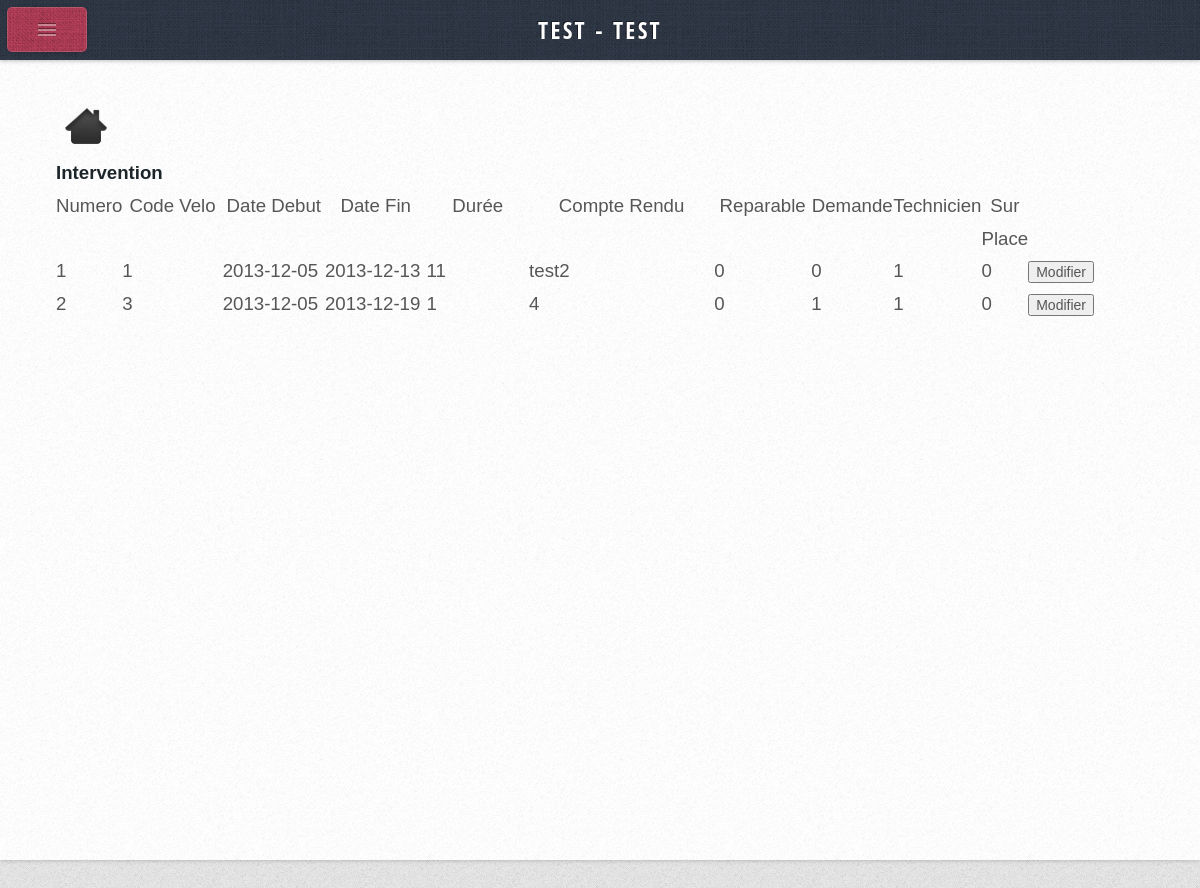
Page /index.php?page=listeIntervention (signed in) on the committed database.
### tables this page shows
CREATE TABLE IF NOT EXISTS `BONINTERV` (
  `BI_NUM` int(10) NOT NULL,
  `BI_VELO` char(5) NOT NULL,
  `BI_DATDEBUT` date DEFAULT NULL,
  `BI_DATFIN` date DEFAULT NULL,
  `BI_CPTERENDU` varchar(100) DEFAULT NULL,
  `BI_REPARABLE` char(1) DEFAULT NULL,
  `BI_DEMANDE` char(5) DEFAULT NULL,
  `BI_TECHNICIEN` char(5) NOT NULL,
  `BI_SURPLACE` char(1) DEFAULT NULL,
  `BI_DUREE` int(5) DEFAULT NULL,
  PRIMARY KEY (`BI_NUM`),
  KEY `CONCERNER_FK` (`BI_VELO`),
  KEY `EXECUTER_FK2` (`BI_DEMANDE`),
  KEY `REALISER_FK` (`BI_TECHNICIEN`)
);

CREATE TABLE IF NOT EXISTS `TECHNICIEN` (
  `TEC_MATRICULE` char(5) NOT NULL,
  `TEC_NOM` varchar(35) DEFAULT NULL,
  `TEC_PRENOM` varchar(35) DEFAULT NULL,
  `TEC_PWD` varchar(40) NOT NULL,
  `TEC_RESPONSABLE` tinyint(1) NOT NULL,
  PRIMARY KEY (`TEC_MATRICULE`)
);

### include/functions.inc.php (called while the page is built, shortened)
<?php
function utilisateur()
{
    $id = $_SESSION['id'];
    $sReq = " SELECT TEC_NOM, TEC_PRENOM, TEC_RESPONSABLE
                FROM TECHNICIEN
                WHERE TEC_MATRICULE='".$id."'";
    $rstPdt = mysql_query($sReq) ;
    $oUtilisateur = array() ;
    $Utilisateur = mysql_fetch_assoc($rstPdt);
    $oUtilisateur[1] =  $Utilisateur ;
    return ($oUtilisateur) ;
}
function listeint()
{
    $sReq = "SELECT BI_NUM, BI_VELO, BI_DATDEBUT, BI_DATFIN, BI_REPARABLE, BI_DEMANDE, BI_SURPLACE, BI_DUREE, BI_CPTERENDU, BI_TECHNICIEN
                FROM BONINTERV";
    $rstPdt = mysql_query($sReq) ;
    $iNb = 0 ;
    $intevention = array() ;
    while ($intevention2 = mysql_fetch_assoc($rstPdt) ){
        $iNb = $iNb + 1 ;
        $intevention[$iNb] =  $intevention2 ;
    }
    return ($intevention) ;
}
         ?>

### Pages/Intervention/ListeIntervention.php (the view)
<?php
if(isset($_SESSION['id'])) {
?>
<html>
	<head>
	</head>
	<body>
		<a href="index.php"><img src="css/Home.png" border="0" align="center" width=60 height=60></img></a></br>
		<b>Intervention </b>
			<table border = 1 width="100%" >
				<tr>
					<th width="5%" >Numero</th>
					<th width="13%">Code Velo</th>
					<th width="13%">Date Debut</th>
					<th width="13%">Date Fin</th>
					<th width="13%">Durée</th>
					<th width="25%">Compte Rendu</th>
					<th width="10%">Reparable</th>
					<th width="10%">Demande</th>
					<th width="10%">Technicien</th>
					<th width="10%">Sur Place</th>
				</tr>
					<form  action="<?php $_SERVER['PHP_SELF']; ?>" name="ListeInt" method="POST">
		<?php
			$liste = listeint();
			foreach ($liste as $listes)
				{
		?>
				<tr>
					<td><?php echo $listes["BI_NUM"]; ?></td>
					<td><?php echo $listes["BI_VELO"]; ?></td>
					<td><?php echo $listes["BI_DATDEBUT"]; ?></td>
					<td><?php echo $listes["BI_DATFIN"] ; ?></td>
					<td><?php echo $listes["BI_DUREE"] ;?></td>
					<td><?php echo $listes["BI_CPTERENDU"] ; ?></td>
					<td><?php echo $listes["BI_REPARABLE"] ; ?></td>
					<td><?php echo $listes["BI_DEMANDE"] ;?></td>
					<td><?php echo $listes["BI_TECHNICIEN"] ;?></td>
					<td><?php echo $listes["BI_SURPLACE"] ;?></td>
					<td><a href="?page=ModifInter&variable=<?php print($listes["BI_NUM"]); ?>"><input type="button" value="Modifier"  /></a></td>
				</tr>
		<?php
				}
		?>
					</form>
			</table>
	</body>
</html>
<?php
}
else{
header('Location:/Vlyon/Pages/connexion.php');
}
?>

### index.php (shortened to what this page needs)
<?php
	require_once('include/functions.inc.php');
	if(!isset($_SESSION['id'])) {
		include_once('Pages/connexion.php');
   }
   else{
?>
<html>
	<head>
		<link rel="stylesheet" href="css/style.css" />
	</head>
	<body class="left-sidebar">
		<div id="content">
			<div id="content-inner">
				<article class="is-post is-post-excerpt">
					<?php
					switch($_GET['page'])
					{
						case "listeIntervention":
							$fichier = "Pages/Intervention/listeIntervention.php";
							break ;
					}
						include($fichier);
					?>
				</article>
			</div>
		</div>
		<div id="sidebar">
			<div id="logo">
				<?php
				$utilisateur =utilisateur();
					foreach ($utilisateur as $utilisateurs)
				{
					echo strtoupper($utilisateurs["TEC_NOM"]);
					echo" - ";
					echo strtoupper($utilisateurs["TEC_PRENOM"]);
				}
				?>
			</div>
		</div>
	</body>
</html>
<?php
}
?>

### css/style.css (style rules this page uses)
* { -moz-box-sizing: border-box; -webkit-box-sizing: border-box; -o-box-sizing: border-box; -ms-box-sizing: border-box; box-sizing: border-box; }
body, input, textarea { font-family: 'Source Sans Pro', sans-serif; font-weight: 400; color: #565656; }
body { background-color: #e8e8e8; background-image: url('images/bg2.png'); }
a { color: #c94663; }
strong, b { font-weight: 700; color: #1b252a; }
table { width: 100%; }
p, ul, ol, dl, table { margin-bottom: 1em; }
section, article { margin-bottom: 3em; }
section > :last-child, article > :last-child { margin-bottom: 0; }
section:last-child, article:last-child { margin-bottom: 0; }
.is-post { position: relative; }
#sidebar { color: #929da4; text-shadow: -1px -1px 0px rgba(0,0,0,0.5); }
#content { position: relative; background-color: #fff; }
#content:after { content: ''; display: block; position: absolute; left: 0; top: 0; width: 100%; height: 100%; background-image: url('images/bg2.png'); opacity: 0.5; }
#content-inner { position: relative; z-index: 1; }

### css/style-desktop.css (style rules this page uses)
body { line-height: 1.75em; height: 100%; }
#logo { background-color: #c94663; background-image: url('images/bg1.png'); padding: 1.75em 0.5em 1.75em 0.5em; border-radius: 0.4em; text-align: center; box-shadow: inset 0px 0px 0px 1px rgba(255,255,255,0.15), 0 0.025em 0.15em 0em rgba(0,0,0,0.25); }
#content { height: 100%; width: 72,5%; box-shadow: 0 0 0.25em 0em rgba(0,0,0,0.25); }
#content-inner { max-width: 1038px; }
#sidebar { position: absolute; top: 0; padding: 3em 1.35em 1em 1.15em; height: 100%; width: 20%; background: #364050 url('images/bg1.png'); box-shadow: inset -0.1em 0em 0.35em 0em rgba(0,0,0,0.15); }
body.left-sidebar #sidebar { left: 0; }

### css/style-narrow.css (style rules this page uses)
body { min-width: 1000px; }
input, textarea { font-size: 10.5pt; }
body { font-size: 11pt; }
#content { padding: 2em 3em 6em 3em; }
body.left-sidebar #content { margin-left: 14em; }

### css/style-narrower.css (style rules this page uses)
body { min-width: 641px; font-size: 14pt; }
#logo { display: none; }
#content { margin-top: 60px; }
body.left-sidebar #content { margin-left: 0; }
#sidebar { width: auto; background: none; padding: 30px 20px 30px 20px; }

### rows in the picture
boninterv: BI_NUM "1", BI_VELO "1", BI_DATDEBUT "2013-12-05", BI_DATFIN "2013-12-13", BI_DUREE "11", BI_CPTERENDU "test2", BI_REPARABLE "0", BI_DEMANDE "0", BI_TECHNICIEN "1", BI_SURPLACE "0"
boninterv: BI_NUM "2", BI_VELO "3", BI_DATDEBUT "2013-12-05", BI_DATFIN "2013-12-19", BI_DUREE "1", BI_CPTERENDU "4", BI_REPARABLE "0", BI_DEMANDE "1", BI_TECHNICIEN "1", BI_SURPLACE "0"
technicien: TEC_NOM "TEST", TEC_PRENOM "TEST"
